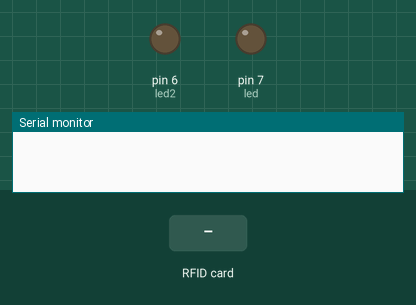
Bench run of a sketch on a simulated Arduino Uno, built with avr-gcc and run on an emulated ATmega328P. Parts: output pins drawn as LEDs (lit = HIGH), the last lines printed to the serial monitor. Dashed ring = blinking. The inputs (shaded band) are chosen by the test bench. Pins used as bus, display or sensor lines are not drawn.

Above: at 1.2 s.
1.3 s: RFID card 5E 7A 19 C4 held to the reader
At 1.7 s:
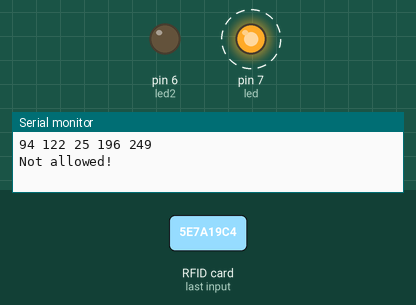
Timing chart, 0 to 4.3 s (numbered marks = the images above; inputs shaded):
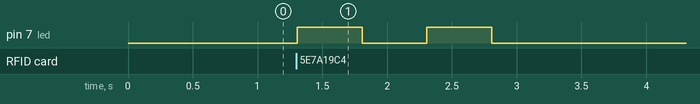

Measured:
- after the input at 1.3 s, pin 7 (led): alternates HIGH for 0.50 s and LOW for 0.50 s, 4 changes in all, then stays LOW, starting at once

The sketch:

ArduinoRFIDSystem.ino
```cpp
#include <RFID.h>

/*
* Read a card using a mfrc522 reader on your SPI interface
* Pin layout should be as follows (on Arduino Uno):
* MOSI: Pin 11 / ICSP-4
* MISO: Pin 12 / ICSP-1
* SCK: Pin 13 / ISCP-3
* SS/SDA: Pin 10
* RST: Pin 9
*/

#include <SPI.h>
#include <RFID.h>

#define SS_PIN 10
#define RST_PIN 9

RFID rfid(SS_PIN,RST_PIN);


int led = 7;
int led2 = 6;
// int power = 8;
int serNum[5];

// the accepted UID
int cards[][5] = {
  {43,248,26,219,18}
};

// changes depending on UID status
bool access = false;

void setup(){

    Serial.begin(9600);
    SPI.begin();
    rfid.init();

    pinMode(led, OUTPUT);
    pinMode(led2, OUTPUT);
    digitalWrite(led, LOW);
    digitalWrite(led2, LOW);

}

void loop(){

    if(rfid.isCard()){

        if(rfid.readCardSerial()){
            Serial.print(rfid.serNum[0]);
            Serial.print(" ");
            Serial.print(rfid.serNum[1]);
            Serial.print(" ");
            Serial.print(rfid.serNum[2]);
            Serial.print(" ");
            Serial.print(rfid.serNum[3]);
            Serial.print(" ");
            Serial.print(rfid.serNum[4]);
            Serial.println("");

            for(int x = 0; x < sizeof(cards); x++){
              for(int i = 0; i < sizeof(rfid.serNum); i++ ){
                  if(rfid.serNum[i] != cards[x][i]) {
                      access = false;
                      break;
                  } else {
                      access = true;
                  }
              }
              if(access) break;
            }

        }
       // It worked! :)
       if(access){
        // add in the code to unlock the charging station
           Serial.println("Welcome!");
           digitalWrite(led2, HIGH);
           delay(500);
           digitalWrite(led2, LOW);
           delay(500);
           digitalWrite(led2, HIGH);
           delay(500);

           digitalWrite(led2, LOW);
        // It didn't work :(
      } else {
           Serial.println("Not allowed!");
           digitalWrite(led, HIGH);
           delay(500);
           digitalWrite(led, LOW);
           delay(500);
           digitalWrite(led, HIGH);
           delay(500);
           digitalWrite(led, LOW);
       }
    }

    rfid.halt();

}
```
